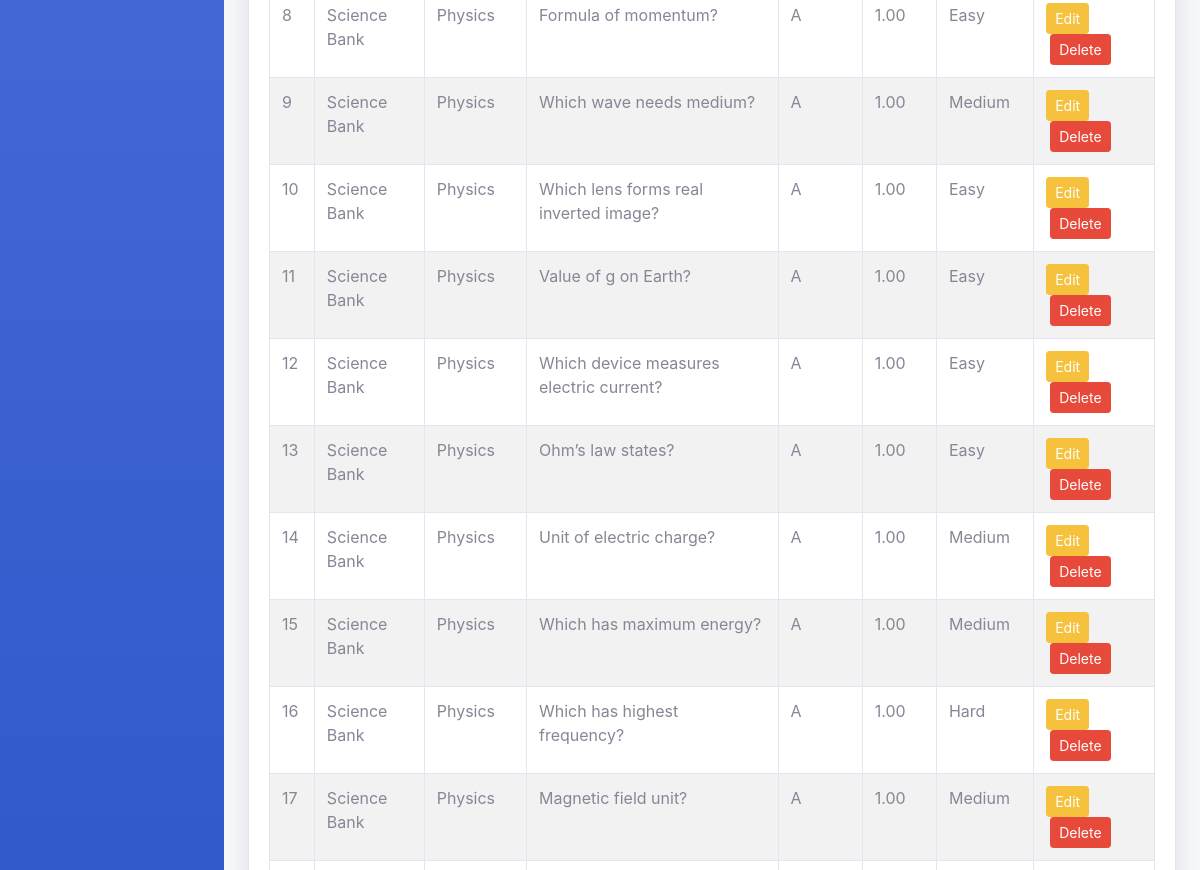
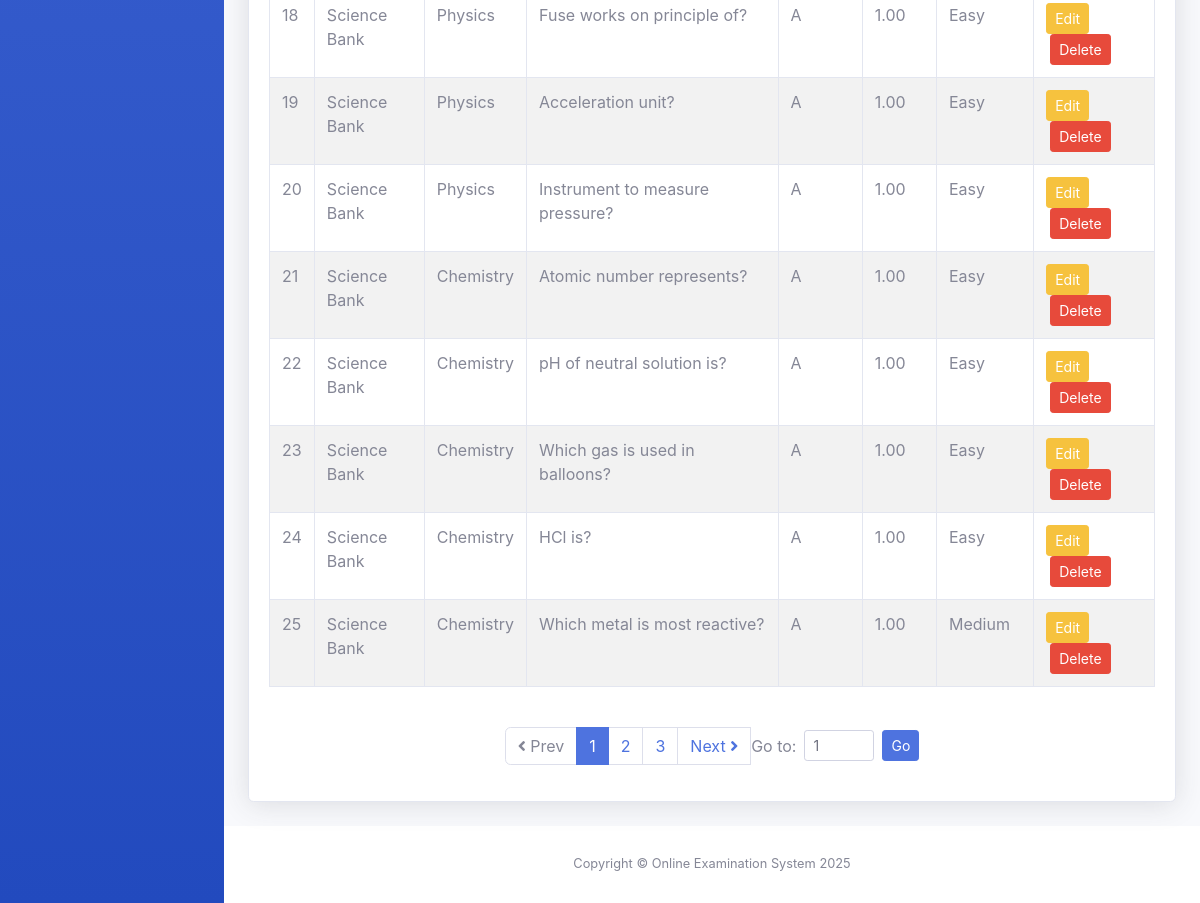
The page /admin.php?action=manageQuestions (signed in, lower part) on the database as committed earlier (2 pictures, top to bottom).
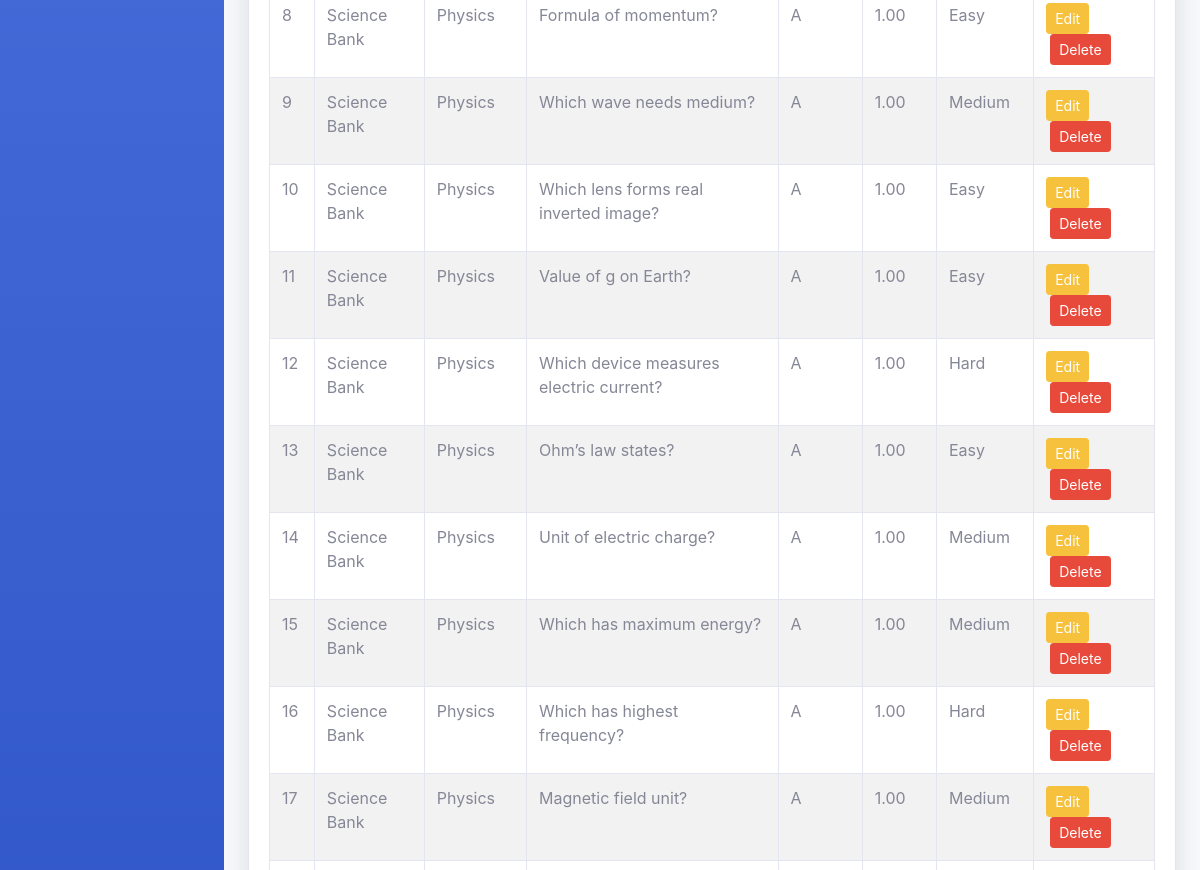
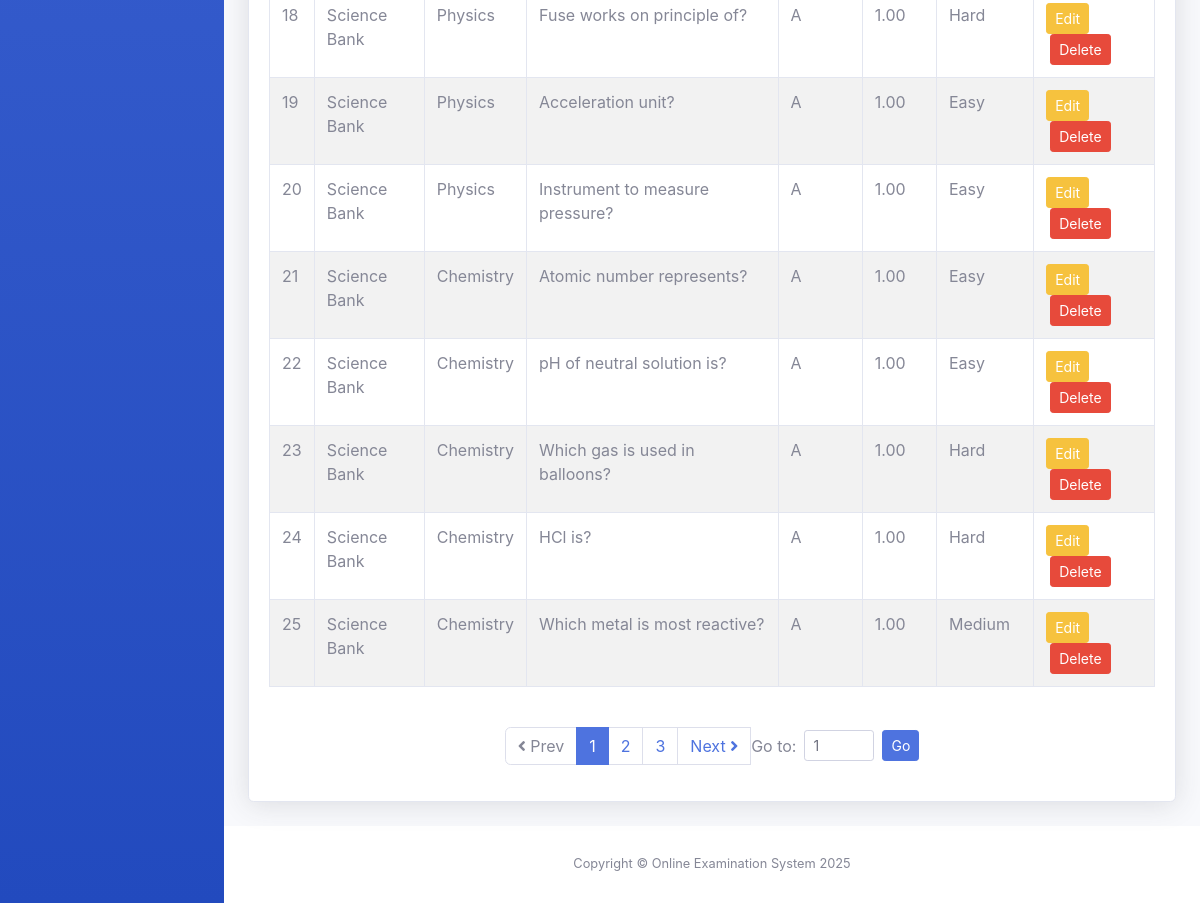
The same page on the database as committed later (2 pictures, top to bottom).
### tables this page shows
CREATE TABLE `questions` (
  `question_id` int(11) NOT NULL,
  `bank_id` int(11) NOT NULL,
  `subject_id` int(11) NOT NULL,
  `question_text` text NOT NULL,
  `option_a` varchar(255) DEFAULT NULL,
  `option_b` varchar(255) DEFAULT NULL,
  `option_c` varchar(255) DEFAULT NULL,
  `option_d` varchar(255) DEFAULT NULL,
  `correct_option` enum('A','B','C','D') NOT NULL,
  `marks_per_question` decimal(5,2) DEFAULT 1.00,
  `difficulty` enum('Easy','Medium','Hard') DEFAULT 'Easy'
);

CREATE TABLE `question_banks` (
  `bank_id` int(11) NOT NULL,
  `bank_name` varchar(100) NOT NULL,
  `description` text DEFAULT NULL,
  `created_at` timestamp NOT NULL DEFAULT current_timestamp()
);

CREATE TABLE `subjects` (
  `subject_id` int(11) NOT NULL,
  `subject_name` varchar(100) NOT NULL,
  `description` text DEFAULT NULL,
  `created_at` timestamp NOT NULL DEFAULT current_timestamp()
);

### templates/questions/manage_questions.php (the view, shortened to what the changed rows need)
<?php
$results = $results ?? [
    'pageTitle'   => 'Manage Questions',
    'message'     => '',
    'questions'   => [],
    'currentPage' => 1,
    'totalPages'  => 1,
    'total'       => 0,
    'perPage'     => 25
];
$questions   = $results['questions'];
?>
<?php include __DIR__ . "/../include/header.php"; ?>
<div id="wrapper">
    <div id="content-wrapper" class="d-flex flex-column">
        <div id="content">
            <div class="container-fluid">
                <div class="card shadow mb-4">
                    <div class="card-body">
                        <div class="table-responsive">
                            <table class="table table-bordered table-striped">
                                <tbody>
                                    <?php if (!empty($questions)): ?>
                                        <?php foreach ($questions as $q): ?>
                                            <tr>
                                                <td><?= $q['question_id'] ?></td>
                                                <td><?= htmlspecialchars($q['bank_name'] ?? '-') ?></td>
                                                <td><?= htmlspecialchars($q['subject_name'] ?? '-') ?></td>
                                                <td><?= htmlspecialchars($q['question_text']) ?></td>
                                                <td><?= htmlspecialchars($q['correct_option']) ?></td>
                                                <td><?= htmlspecialchars($q['marks_per_question']) ?></td>
                                                <td><?= htmlspecialchars($q['difficulty']) ?></td>
                                                <td>
                                                    <a class="btn btn-sm btn-warning"
                                                       href="<?= BASE_URL ?>/admin.php?action=editQuestion&id=<?= $q['question_id'] ?>">
                                                       <i class="bi bi-pencil-square"></i> Edit
                                                    </a>
                                                    <form method="get" action="<?= BASE_URL ?>/admin.php" style="display:inline-block; margin:0 4px;"
                                                          onsubmit="return confirm('Are you sure you want to delete this question?');">
                                                        <button type="submit" class="btn btn-sm btn-danger">
                                                            <i class="bi bi-trash"></i> Delete
                                                        </button>
                                                    </form>
                                                </td>
                                            </tr>
                                        <?php endforeach; ?>
                                    <?php else: ?>
                                        <tr>
                                            <td colspan="8" class="text-center">No questions found.</td>
                                        </tr>
                                    <?php endif; ?>
                                </tbody>
                            </table>
                        </div>
                    </div>
                </div>
            </div>
        </div>
        <?php include __DIR__ . "/../include/footer.php"; ?>

Rows that differ between the two databases and show on the page:
changed questions "Which device measures electric current?": difficulty "Easy" → "Hard"
changed questions "Fuse works on principle of?": difficulty "Easy" → "Hard"
changed questions "Which gas is used in balloons?": difficulty "Easy" → "Hard"
changed questions "HCl is?": difficulty "Easy" → "Hard"
